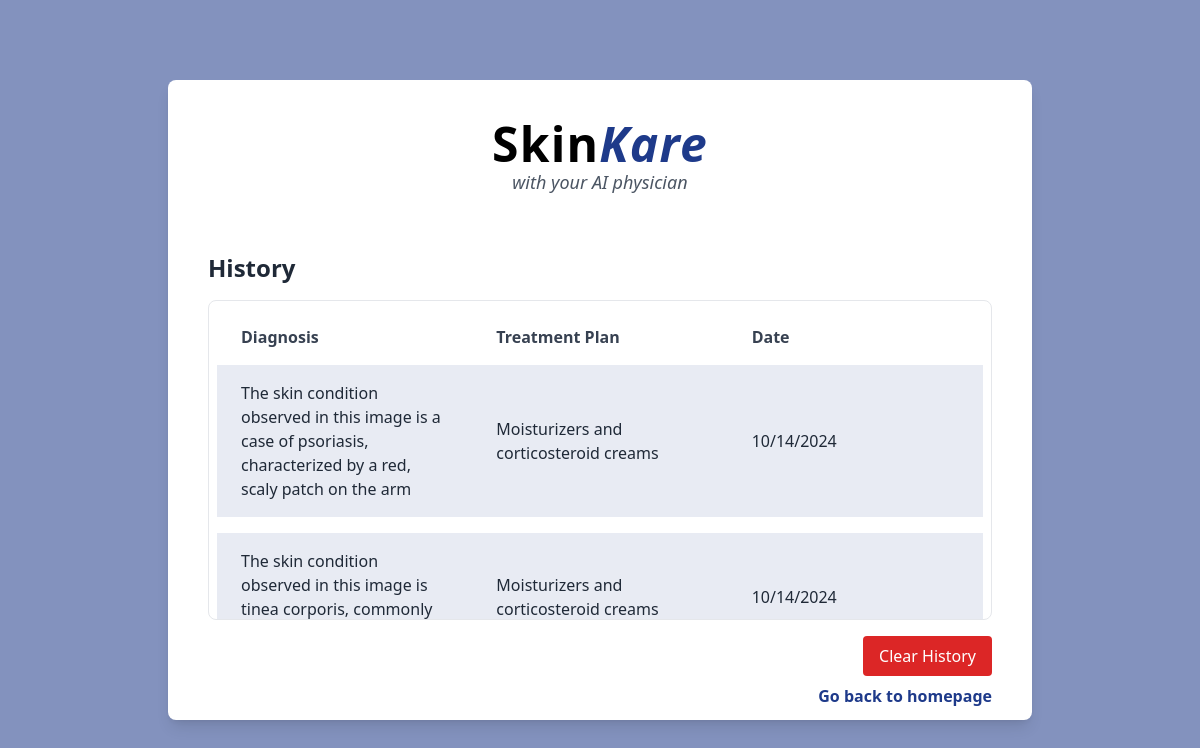
The app's page /history, older data.
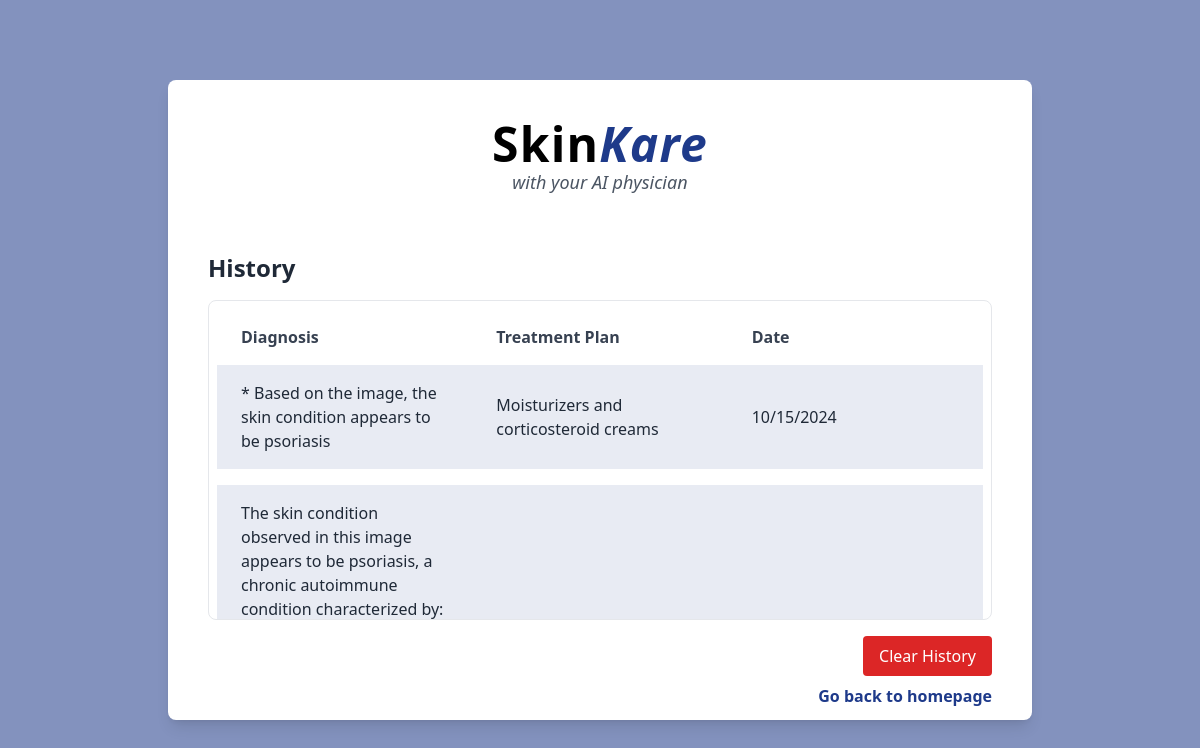
The same page, newer data.
### tables this page shows
CREATE TABLE analyses (
            id INTEGER PRIMARY KEY AUTOINCREMENT,
            diagnosis TEXT,
            treatment TEXT,
            date TEXT
        );

### SkinKareAIApp/app.py (the view)
@app.route('/history')
def history():
    conn = sqlite3.connect('skin_kare.db')
    cursor = conn.cursor()
    cursor.execute('SELECT diagnosis, treatment, date FROM analyses ORDER BY date DESC')
    analyses = cursor.fetchall()
    conn.close()
    return render_template('historyPage.html', analyses=analyses)

### SkinKareAIApp/templates/historyPage.html (shortened to what this page needs)
<!DOCTYPE html>
<html lang="en">
<head>
    <script src="https://cdn.tailwindcss.com"></script>
</head>
<body class="bg-blue-900 bg-opacity-55 h-screen flex items-center justify-center">
    <div class="container mx-auto px-4 md:px-20 h-auto flex items-center justify-center">
        <div class="bg-white rounded-lg shadow-lg p-10 w-full max-w-4xl h-[80vh] flex flex-col">
            <header class="mb-6 text-center">
                <h1 class="text-5xl font-bold md:text-5xl text-black tracking-wide">
                    Skin<span class="text-blue-900 italic">Kare</span>
                </h1>
                <p class="text-lg italic text-gray-600">with your AI physician</p>
            </header>
            <section class="mt-8">
                <h2 class="text-2xl font-semibold text-gray-800 mb-4">History</h2>
                <div class="overflow-y-auto h-[40vh] lg:h-[40vh] border border-gray-200 rounded-lg p-2">
                    <table class="table-auto w-full border-collapse border-spacing-y-4 table-fixed">
                        <thead class="sticky top-0 bg-white z-10">
                            <tr>
                                <th class="text-left py-4 px-6 text-gray-700">Diagnosis</th>
                                <th class="text-left py-4 px-6 text-gray-700">Treatment Plan</th>
                                <th class="text-left py-4 px-6 text-gray-700">Date</th>
                            </tr>
                        </thead>
                        <tbody>
                            {% if analyses %}
                                {% for diagnosis, treatment, date in analyses %}
                                <tr class="bg-blue-900 bg-opacity-10">
                                    <td class="py-4 px-6 text-gray-800 break-words">{{ diagnosis }}</td>
                                    <td class="py-4 px-6 text-gray-800 break-words">{{ treatment }}</td>
                                    <td class="py-4 px-6 text-gray-800 break-words">{{ date }}</td>
                                </tr>
                                <tr class="h-4"></tr>
                                {% endfor %}
                            {% else %}
                                <tr>
                                    <td colspan="3" class="text-center py-4 text-gray-600">No history available</td>
                                </tr>
                            {% endif %}
                        </tbody>
                    </table>
                </div>
                <div class="flex justify-end mt-4">
                    <form action="/clear_history" method="POST">
                        <button type="submit" class="bg-red-600 text-white px-4 py-2 rounded hover:bg-red-700">
                            Clear History
                        </button>
                    </form>
                </div>
                <a href="/" class="flex justify-end mt-2 text-blue-900 font-semibold hover:underline">Go back to homepage</a>
            </section>
        </div>
    </div>
</body>
</html>

Row changes from the older to the newer data that the page shows:
no longer on this page (row unchanged): analyses: diagnosis "The skin condition observed in this image is a case of psoriasis, characterized by a red, scaly patch on the arm", treatment "Moisturizers and corticosteroid creams", date "10/14/2024"
no longer on this page (row unchanged): analyses: diagnosis "The skin condition observed in this image is tinea corporis, commonly…", treatment "Moisturizers and corticosteroid creams", date "10/14/2024"
added analyses: diagnosis "* Based on the image, the skin condition appears to be psoriasis", treatment "Moisturizers and corticosteroid creams", date "10/15/2024"
added analyses: diagnosis "The skin condition observed in this image appears to be psoriasis, a chronic autoimmune condition characterized by:…"
